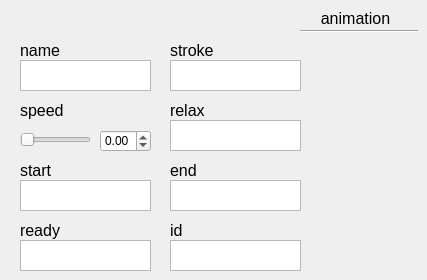
    <widget class="QWidget" name="animationTab">
     <attribute name="title">
      <string>animation</string>
     </attribute>
     <widget class="QLabel" name="idLabel_14">
      <property name="geometry">
       <rect>
        <x>310</x>
        <y>10</y>
        <width>91</width>
        <height>16</height>
       </rect>
      </property>
      <property name="font">
       <font>
        <pointsize>12</pointsize>
       </font>
      </property>
      <property name="text">
       <string>animation</string>
      </property>
      <property name="alignment">
       <set>Qt::AlignCenter</set>
      </property>
     </widget>
     <widget class="Line" name="line_3">
      <property name="geometry">
       <rect>
        <x>300</x>
        <y>30</y>
        <width>118</width>
        <height>3</height>
       </rect>
      </property>
      <property name="orientation">
       <enum>Qt::Horizontal</enum>
      </property>
     </widget>
     <widget class="QLabel" name="postureLabel_3">
      <property name="geometry">
       <rect>
        <x>20</x>
        <y>40</y>
        <width>61</width>
        <height>20</height>
       </rect>
      </property>
      <property name="font">
       <font>
        <pointsize>12</pointsize>
       </font>
      </property>
      <property name="text">
       <string>name</string>
      </property>
      <property name="alignment">
       <set>Qt::AlignLeading|Qt::AlignLeft|Qt::AlignVCenter</set>
      </property>
     </widget>
     <widget class="QPlainTextEdit" name="animationNameBox">
      <property name="geometry">
       <rect>
        <x>20</x>
        <y>60</y>
        <width>131</width>
        <height>31</height>
       </rect>
      </property>
      <property name="accessibleName">
       <string>name</string>
      </property>
     </widget>
     <widget class="QLabel" name="postureLabel_4">
      <property name="geometry">
       <rect>
        <x>20</x>
        <y>100</y>
        <width>61</width>
        <height>20</height>
       </rect>
      </property>
      <property name="font">
       <font>
        <pointsize>12</pointsize>
       </font>
      </property>
      <property name="text">
       <string>speed</string>
      </property>
      <property name="alignment">
       <set>Qt::AlignLeading|Qt::AlignLeft|Qt::AlignVCenter</set>
      </property>
     </widget>
     <widget class="QPlainTextEdit" name="animationStartBox">
      <property name="geometry">
       <rect>
        <x>20</x>
        <y>180</y>
        <width>131</width>
        <height>31</height>
       </rect>
      </property>
      <property name="accessibleName">
       <string>start</string>
      </property>
     </widget>
     <widget class="QLabel" name="postureLabel_5">
      <property name="geometry">
       <rect>
        <x>20</x>
        <y>160</y>
        <width>61</width>
        <height>20</height>
       </rect>
      </property>
      <property name="font">
       <font>
        <pointsize>12</pointsize>
       </font>
      </property>
      <property name="text">
       <string>start</string>
      </property>
      <property name="alignment">
       <set>Qt::AlignLeading|Qt::AlignLeft|Qt::AlignVCenter</set>
      </property>
     </widget>
     <widget class="QPlainTextEdit" name="animationReadyBox">
      <property name="geometry">
       <rect>
        <x>20</x>
        <y>240</y>
        <width>131</width>
        <height>31</height>
       </rect>
      </property>
      <property name="accessibleName">
       <string>ready</string>
      </property>
     </widget>
     <widget class="QLabel" name="postureLabel_6">
      <property name="geometry">
       <rect>
        <x>20</x>
        <y>220</y>
        <width>61</width>
        <height>20</height>
       </rect>
      </property>
      <property name="font">
       <font>
        <pointsize>12</pointsize>
       </font>
      </property>
      <property name="text">
       <string>ready</string>
      </property>
      <property name="alignment">
       <set>Qt::AlignLeading|Qt::AlignLeft|Qt::AlignVCenter</set>
      </property>
     </widget>
     <widget class="QLabel" name="postureLabel_7">
      <property name="geometry">
       <rect>
        <x>170</x>
        <y>40</y>
        <width>61</width>
        <height>20</height>
       </rect>
      </property>
      <property name="font">
       <font>
        <pointsize>12</pointsize>
       </font>
      </property>
      <property name="text">
       <string>stroke</string>
      </property>
      <property name="alignment">
       <set>Qt::AlignLeading|Qt::AlignLeft|Qt::AlignVCenter</set>
      </property>
     </widget>
     <widget class="QPlainTextEdit" name="animationStrokeBox">
      <property name="geometry">
       <rect>
        <x>170</x>
        <y>60</y>
        <width>131</width>
        <height>31</height>
       </rect>
      </property>
      <property name="accessibleName">
       <string>stroke</string>
      </property>
     </widget>
     <widget class="QLabel" name="postureLabel_8">
      <property name="geometry">
       <rect>
        <x>170</x>
        <y>100</y>
        <width>61</width>
        <height>20</height>
       </rect>
      </property>
      <property name="font">
       <font>
        <pointsize>12</pointsize>
       </font>
      </property>
      <property name="text">
       <string>relax</string>
      </property>
      <property name="alignment">
       <set>Qt::AlignLeading|Qt::AlignLeft|Qt::AlignVCenter</set>
      </property>
     </widget>
     <widget class="QPlainTextEdit" name="animationRelaxBox">
      <property name="geometry">
       <rect>
        <x>170</x>
        <y>120</y>
        <width>131</width>
        <height>31</height>
       </rect>
      </property>
      <property name="accessibleName">
       <string>relax</string>
      </property>
     </widget>
     <widget class="QLabel" name="postureLabel_9">
      <property name="geometry">
       <rect>
        <x>170</x>
        <y>160</y>
        <width>61</width>
        <height>20</height>
       </rect>
      </property>
      <property name="font">
       <font>
        <pointsize>12</pointsize>
       </font>
      </property>
      <property name="text">
       <string>end</string>
      </property>
      <property name="alignment">
       <set>Qt::AlignLeading|Qt::AlignLeft|Qt::AlignVCenter</set>
      </property>
     </widget>
     <widget class="QPlainTextEdit" name="animationsEndBox">
      <property name="geometry">
       <rect>
        <x>170</x>
        <y>180</y>
        <width>131</width>
        <height>31</height>
       </rect>
      </property>
      <property name="accessibleName">
       <string>end</string>
      </property>
     </widget>
     <widget class="QLabel" name="postureLabel_10">
      <property name="geometry">
       <rect>
        <x>170</x>
        <y>220</y>
        <width>61</width>
        <height>20</height>
       </rect>
      </property>
      <property name="font">
       <font>
        <pointsize>12</pointsize>
       </font>
      </property>
      <property name="text">
       <string>id</string>
      </property>
      <property name="alignment">
       <set>Qt::AlignLeading|Qt::AlignLeft|Qt::AlignVCenter</set>
      </property>
     </widget>
     <widget class="QPlainTextEdit" name="animationIdBox">
      <property name="geometry">
       <rect>
        <x>170</x>
        <y>240</y>
        <width>131</width>
        <height>31</height>
       </rect>
      </property>
      <property name="accessibleName">
       <string>id</string>
      </property>
     </widget>
     <widget class="QSlider" name="animationSpeedSlider">
      <property name="geometry">
       <rect>
        <x>20</x>
        <y>130</y>
        <width>71</width>
        <height>19</height>
       </rect>
      </property>
      <property name="accessibleName">
       <string>speed</string>
      </property>
      <property name="orientation">
       <enum>Qt::Horizontal</enum>
      </property>
     </widget>
     <widget class="QDoubleSpinBox" name="animationSpeedBox">
      <property name="geometry">
       <rect>
        <x>100</x>
        <y>130</y>
        <width>51</width>
        <height>22</height>
       </rect>
      </property>
      <property name="accessibleName">
       <string>speed</string>
      </property>
      <property name="minimum">
       <double>-99.000000000000000</double>
      </property>
     </widget>
    </widget>
